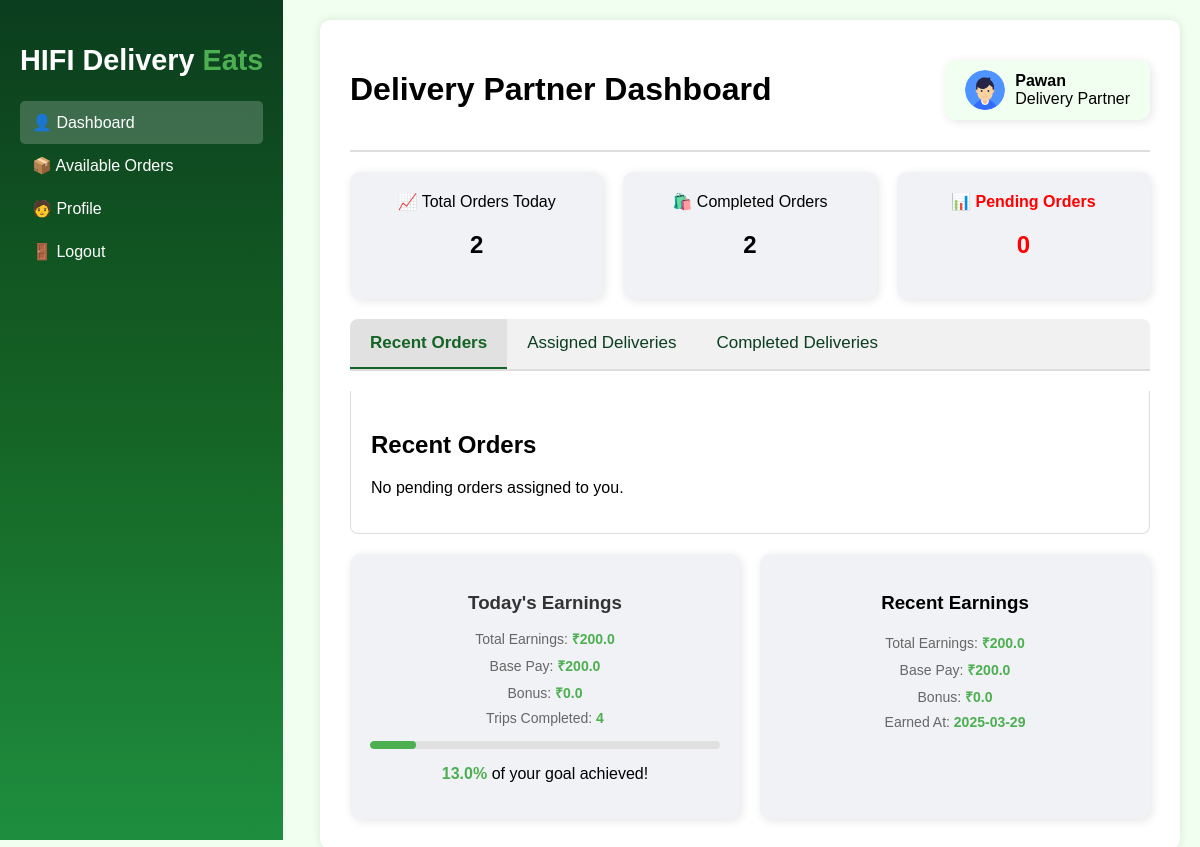
Screenshot of /delivery-agent (signed in) with the database file from the repository.
### models.py (models this page shows, shortened)
class BaseModel(db.Model):
    __abstract__ = True
    PREFIX = None  # each child model must set this

class DeliveryAgent(UserMixin, BaseModel):
    __tablename__ = 'delivery_agent'
    PREFIX = 'DA'
    delivery_agent_id = db.Column(db.String(10), primary_key=True)
    username = db.Column(db.String(100))
    email = db.Column(db.String(100), unique=True)
    phone = db.Column(db.Integer, unique=True, nullable=False)
    password = db.Column(db.String(100), nullable=False)
    image = db.Column(db.String(255), nullable=True, server_default='')
    bio = db.Column(db.Text, nullable=True, server_default='')
    delivery_area = db.Column(db.String(100), nullable=False)
    available_slots = db.Column(db.Boolean, nullable=False, default=True)
    id_proof = db.Column(db.String(12), nullable=False, server_default='')
    is_approved = db.Column(db.Boolean, nullable=False, server_default='0')
    is_active = db.Column(db.Boolean, nullable=False, server_default='1')
    earnings = db.relationship("Earnings", back_populates="delivery_agent")
    delivery_feedbacks = db.relationship("DeliveryFeedback", back_populates="delivery_agent")
    deliveries = db.relationship("Order", back_populates="delivery_agent", foreign_keys="Order.delivery_agent_id")

class Earnings(BaseModel):
    __tablename__ = 'earnings'
    PREFIX = 'E'
    earnings_id = db.Column(db.String(10), primary_key=True)
    delivery_agent_id = db.Column(db.String(10), db.ForeignKey('delivery_agent.delivery_agent_id'), nullable=False)
    base_pay = db.Column(db.Float, nullable=False, default=0.0)
    bonus = db.Column(db.Float, nullable=False, default=0.0)
    trips_count = db.Column(db.Integer, nullable=False, default=0)
    earned_at = db.Column(db.DateTime, default=func.now)
    delivery_agent = db.relationship("DeliveryAgent", back_populates="earnings")

### routes/delivery_agent_routes.py (the view)
    @app.route('/delivery-agent')
    def delivery_agent():
        agent = DeliveryAgent.query.get(current_user.delivery_agent_id)
        address_subquery = (
            db.session.query(
                Address.customer_id,
                func.min(Address.address_line).label("customer_address")
            )
            .group_by(Address.customer_id)
            .subquery()
        )
        pending_orders = (
            db.session.query(
                Order.order_id.label("order_id"),
                Customer.customer_id.label("customer_id"),
                Customer.username.label("customer_name"),
                Customer.phone.label("customer_phone"),
                address_subquery.c.customer_address,
                Order.delivery_status.label("order_status"),
                Order.total_price.label("order_total"),
                Order.delivery_location.label("delivery_location"),
                Order.created_at.label("order_date"),
            )
            .join(Customer, Order.customer_id == Customer.customer_id)
            .outerjoin(address_subquery, address_subquery.c.customer_id == Customer.customer_id)
            .filter(Order.delivery_agent_id == current_user.delivery_agent_id, Order.delivery_status == "Preparing")
            .all()
        )
        assigned_orders = (
            db.session.query(
                Order.order_id.label("order_id"),
                Customer.customer_id.label("customer_id"),
                Customer.username.label("customer_name"),
                Customer.phone.label("customer_phone"),
                address_subquery.c.customer_address,
                Order.delivery_status.label("order_status"),
                Order.total_price.label("order_total"),
                Order.delivery_location.label("delivery_location"),
                Order.created_at.label("order_date"),
            )
            .join(Customer, Order.customer_id == Customer.customer_id)
            .outerjoin(address_subquery, address_subquery.c.customer_id == Customer.customer_id)
            .filter(
                Order.delivery_agent_id == current_user.delivery_agent_id,
                Order.delivery_status == "Accepted"
            )
            .all()
        )
        completed_orders = (
            db.session.query(
                Order.order_id.label("order_id"),
                Customer.customer_id.label("customer_id"),
                Customer.username.label("customer_name"),
                Customer.phone.label("customer_phone"),
                address_subquery.c.customer_address.label("customer_address"),
                Order.delivery_status.label("order_status"),
                Order.total_price.label("order_total"),
                Order.delivery_location.label("delivery_location"),
                Order.created_at.label("order_date"),
            )
            .join(Customer, Order.customer_id == Customer.customer_id)
            .outerjoin(address_subquery, address_subquery.c.customer_id == Customer.customer_id)
            .filter(
                Order.delivery_agent_id == current_user.delivery_agent_id,
                Order.delivery_status == "Delivered"
            )
            .all()
        )
        today = datetime.date.today()
        todays_deliveries_count = (
            db.session.query(Order)
            .filter(
                Order.delivery_agent_id == current_user.delivery_agent_id,
                func.date(Order.created_at) == today,
                or_(Order.delivery_status == "Delivered", Order.delivery_status == "Preparing", Order.delivery_status == "Accepted")
            )
            .count()
        )
        pending_count = (
            db.session.query(Order)
            .filter(Order.delivery_agent_id == current_user.delivery_agent_id, Order.delivery_status == "Preparing")
            .count()
        )
        completed_count = (
            db.session.query(Order)
            .filter(Order.delivery_agent_id == current_user.delivery_agent_id, Order.delivery_status == "Delivered")
            .count()
        )
        today_earnings = db.session.query(
            func.coalesce(func.sum(Earnings.base_pay), 0).label("base_pay"),
            func.coalesce(func.sum(Earnings.bonus), 0).label("bonus"),
            func.coalesce(func.sum(Earnings.trips_count), 0).label("trips")
        ).filter(
            Earnings.delivery_agent_id == current_user.delivery_agent_id,
            func.date(Earnings.earned_at) == today
        ).first()
        recent_earning = Earnings.query.filter(
            Earnings.delivery_agent_id == current_user.delivery_agent_id
        ).order_by(Earnings.earned_at.desc()).first()
        return render_template(
            'delivery_agent/dashboard.html',
            user=agent,
            pending_orders=pending_orders,
            assigned_orders=assigned_orders,
            completed_orders=completed_orders,
            todays_deliveries_count=todays_deliveries_count,
            pending_count=pending_count,
            completed_count=completed_count,
            timedelta=datetime.timedelta,
            earnings=today_earnings,
            recent_earnings=recent_earning
        )

### templates/delivery_agent/dashboard.html (shortened to what this page needs)
{% extends "delivery_agent/index.html" %} {% block content %}
<header>
  <h1>Delivery Partner Dashboard</h1>
  <div class="admin-card">
    <img
      src="{{url_for('static', filename=user.image) or 'https://img.lovepik.com/element/45001/3052.png_860.png'}}"
      alt="Profile"
      class="profile-image"
    />
    <div class="admin-info">
      <p><strong>{{ user.username }}</strong></p>
      <p class="role">Delivery Partner</p>
    </div>
  </div>
</header>
<section class="dashboard-stats">
  <div class="card">
    📈 Total Orders Today
    <h2>{{ todays_deliveries_count }}</h2>
  </div>
  <div class="card completed">
    🛍️ Completed Orders
    <h2>{{ completed_count }}</h2>
  </div>
  <div class="card pending">
    📊 Pending Orders
    <h2>{{ pending_count }}</h2>
  </div>
</section>
<div class="tab">
  <button class="tablinks" onclick="openTab(event, 'recent')" id="defaultOpen">
    Recent Orders
  </button>
  <button class="tablinks" onclick="openTab(event, 'assigned')">
    Assigned Deliveries
  </button>
  <button class="tablinks" onclick="openTab(event, 'completed')">
    Completed Deliveries
  </button>
</div>
<div id="recent" class="tabcontent">
  <h2>Recent Orders</h2>
  {% if pending_orders %}
  <table>
    <thead>
      <tr>
        <th>Order ID</th>
        <th>Order Time</th>
        <th>Customer Details</th>
        <th>Delivery Location</th>
        <th>Status</th>
        <th>Action</th>
      </tr>
    </thead>
    <tbody>
      {% for order in pending_orders %}
      <tr>
        <td>{{ order.order_id }}</td>
        <td>{{ order.order_date.strftime('%Y-%m-%d %H:%M:%S') }}</td>
        <td>
          {{ order.customer_name }}<br />
          {{ order.customer_phone }}
        </td>
        <td>{{ order.delivery_location }}</td>
        <td>
          <span class="status-value pending">Pending</span>
        </td>
        <td>
          <a
            href="{{ url_for('delivery_partner_order_detail', order_id=order.order_id) }}"
            >Details</a
          >
        </td>
      </tr>
      {% endfor %}
    </tbody>
  </table>
  {% else %}
  <p>No pending orders assigned to you.</p>
  {% endif %}
</div>
<div class="side-info">
  <div class="side-card earnings-card">
    <h3>Today's Earnings</h3>
    <div class="earnings-details">
      <p>
        Total Earnings:
        <span class="highlight">
          ₹{{ (recent_earnings.base_pay | default(0)) + (recent_earnings.bonus | default(0)) }}
        </span>
      </p>
      {% if earnings and earnings.base_pay %}
      <p>Base Pay: <span class="highlight">₹{{ earnings.base_pay }}</span></p>
      {% else %}
      <p>Base Pay: <span class="highlight">0.0</span></p>
      {% endif %}
      <p>Bonus: <span class="highlight">₹{{ earnings.bonus }}</span></p>
      <p>
        Trips Completed:
        <span class="highlight">{{ earnings.trips }}</span>
      </p>
    </div>
    <div class="progress-bar">
      <div
        class="progress"
        style="width: {{ ((earnings.base_pay + earnings.bonus) / 1500 * 100)|round(0, 'floor') }}%;"
      ></div>
    </div>
    <p>
      <span class="highlight">
        {{ ((earnings.base_pay + earnings.bonus) / 1500 * 100)|round(0, 'floor')
        }}%
      </span>
      of your goal achieved!
    </p>
  </div>
  <div class="side-card recent-earnings-card">
    <h3>Recent Earnings</h3>
    <div class="earnings-details">
      <p>
        Total Earnings:
        <span class="highlight">
          ₹{{ (recent_earnings.base_pay | default(0)) + (recent_earnings.bonus | default(0)) }}
        </span>
      </p>
      {% if earnings and earnings.base_pay %}
      <p>Base Pay: <span class="highlight">₹{{ earnings.base_pay }}</span></p>
      {% else %}
      <p>Base Pay: <span class="highlight">0.0</span></p>
      {% endif %}
      <p>Bonus: <span class="highlight">₹{{ recent_earnings.bonus }}</span></p>
      <p>
        Earned At:
        <span class="highlight">
          {% if recent_earnings.earned_at %} {{
          recent_earnings.earned_at.strftime('%Y-%m-%d') }} {% else %} N/A {%
          endif %}
        </span>
      </p>
    </div>
  </div>
  {% endblock content %}

### static/css/delivery_agent/index.css (style rules this page uses)
body { font-family: 'Poppins', sans-serif; margin: 0; background: #f0fff0; }
header { display: flex; justify-content: space-between; align-items: center; padding-bottom: 20px; border-bottom: 2px solid #ddd; }
.dashboard-stats { display: flex; gap: 20px; margin: 20px 0; }
.card { background: #f1f2f6; padding: 20px; border-radius: 10px; box-shadow: 2px 2px 10px rgba(0,0,0,0.1); flex: 1; text-align: center; transition: 0.3s; }
.admin-card { background: #f0fff0; padding: 10px 20px; border-radius: 10px; box-shadow: 2px 2px 10px rgba(0,0,0,0.1); display: flex; align-items: center; gap: 10px; transition: 0.3s; }
.admin-card p { margin: 0; }
.pending { color: red; font-weight: bold; }
.side-info { display: flex; gap: 20px; margin-top: 20px; }
.side-card { background: #f1f2f6; padding: 20px; border-radius: 10px; box-shadow: 2px 2px 10px rgba(0,0,0,0.1); flex: 1; transition: 0.3s; text-align: center; }
.highlight { color: #ffffff; }
.profile-image { width: 40px; height: 40px; border-radius: 50%; object-fit: cover; }
.admin-info { display: flex; flex-direction: column; }
.tab { overflow: hidden; border-bottom: 2px solid #ddd; background-color: #f1f1f1; margin-bottom: 20px; border-radius: 8px 8px 0 0; }
.tab button { background-color: inherit; float: left; border: none; outline: none; cursor: pointer; padding: 14px 20px; transition: background-color 0.3s, color 0.3s; font-size: 17px; color: #0b3d1e; }
.tab button.active { background-color: #cccccc6e; color: #156425; font-weight: bold; border-bottom: 2px solid #156425; }
.tabcontent { display: none; padding: 20px; border: 1px solid #ddd; border-top: none; animation: fadeEffect 0.5s; background: #ffffff; border-radius: 0 0 8px 8px; }
.side-info { display: flex; flex-wrap: wrap; gap: 20px; margin-top: 20px; }
.side-card { background: #f1f2f6; padding: 20px; border-radius: 10px; box-shadow: 2px 2px 10px rgba(0,0,0,0.1); flex: 1; min-width: 280px; transition: 0.3s; text-align: center; }
.earnings-card h3 { margin-bottom: 15px; color: #333; font-weight: 600; }
.earnings-details p { font-size: 14px; color: #666; margin: 8px 0; }
.highlight { color: #4caf50; font-weight: bold; }
.progress-bar { background-color: #e0e0e0; border-radius: 6px; height: 8px; margin: 15px 0; overflow: hidden; position: relative; }
.progress { background-color: #4caf50; height: 100%; border-radius: 6px; animation: progress-animation 1.5s ease-in-out; }

### rows the page displays
DeliveryAgent: image (picture), username "Pawan"
Earnings: base_pay+bonus "200.0", bonus "0.0", earned_at "2025-03-29"

### other values shown
{{ todays_deliveries_count }} "2"
{{ completed_count }} "2"
{{ pending_count }} "0"
{{ earnings.base_pay }} "200.0"
{{ earnings.bonus }} "0.0"
{{ earnings.trips }} "4"
{{ ((earnings.base_pay + earnings.bonus) / 1500 * 100)|round(0, 'floor') }} "13.0"
